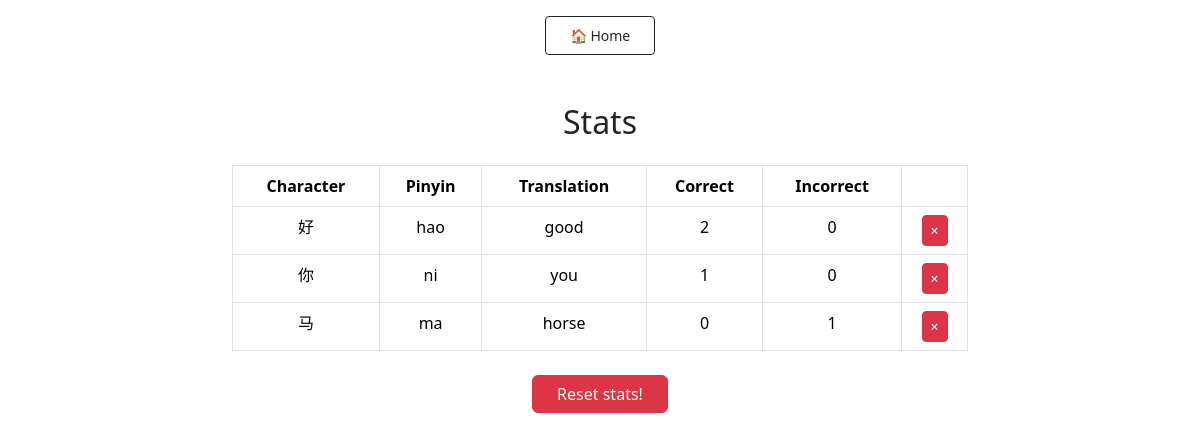
/stats/, run on an earlier commit of the app's database.
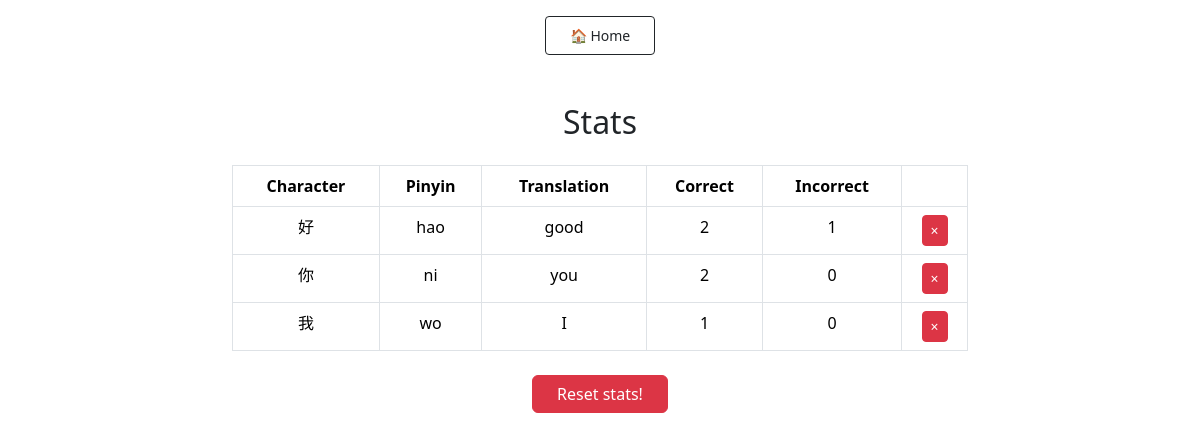
And on a later commit of the database.
### chinese/models.py (models this page shows, shortened)
class Character(models.Model):
    character = models.CharField(max_length=100)
    pinyin = models.CharField(max_length=100)
    translation = models.CharField(max_length=100)
    correct_count = models.PositiveIntegerField(default=0)
    incorrect_count = models.PositiveIntegerField(default=0)

### chinese/views.py (the view, shortened to what this page needs)
# urls.py: path('stats/', views.stats, name='stats'),
def stats(request):
    characters = Character.objects.all()
    return render(request, 'chinese/stats.html', {'characters': characters})

### chinese/templates/chinese/stats.html (shortened to what this page needs)
{% extends 'chinese/base.html' %}
{% block content %}
<div class="container mt-5">
    <h2 class="text-center mb-4">Stats</h2>
    <div class="row justify-content-center">
        <div class="col-md-8">
            <table class="table table-bordered text-center">
                <thead class="thead-light">
                    <tr>
                        <th>Character</th>
                        <th>Pinyin</th>
                        <th>Translation</th>
                        <th>Correct</th>
                        <th>Incorrect</th>
                        <th></th>
                    </tr>
                </thead>
                <tbody>
                    {% for character in characters %}
                        <tr>
                            <td>{{ character.character }}</td>
                            <td>{{ character.pinyin }}</td>
                            <td>{{ character.translation }}</td>
                            <td>{{ character.correct_count }}</td>
                            <td>{{ character.incorrect_count }}</td>
                            <td>
                                <form method="post" style="display:inline;">
                                    <button type="submit" class="btn btn-sm btn-danger" title="">×</button>
                                </form>
                            </td>
                        </tr>
                    {% endfor %}
                </tbody>
            </table>
            <form method="post" class="text-center mt-4">
                <button type="submit" name="reset" class="btn btn-danger px-4">
                    Reset stats!
                </button>
            </form>
        </div>
    </div>
</div>
{% endblock %}

### chinese/templates/chinese/base.html (shortened to what this page needs)
<!DOCTYPE html>
<html lang="ru">
<head>
    <link href="https://cdn.jsdelivr.net/npm/bootstrap@5.3.3/dist/css/bootstrap.min.css" rel="stylesheet">
</head>
<body>
{% if not request.path == '/' %}
<div class="container mt-3 text-center">
    <a href="{% url 'home' %}" class="btn btn-outline-dark btn-sm px-4 py-2">🏠 Home</a>
</div>
{% endif %}
{% block content %}{% endblock %}
</body>
</html>

What changed in the data, as far as the page shows it:
removed Character: character "马", pinyin "ma", translation "horse", correct_count "0", incorrect_count "1"
changed Character "hao": incorrect_count "0" → "1"
changed Character "ni": correct_count "1" → "2"
added Character: character "我", pinyin "wo", translation "I", correct_count "1", incorrect_count "0"
